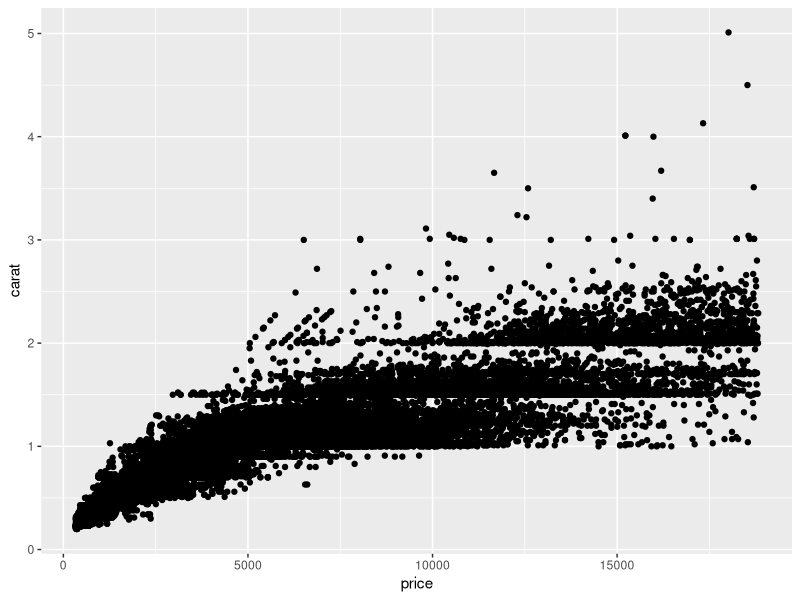
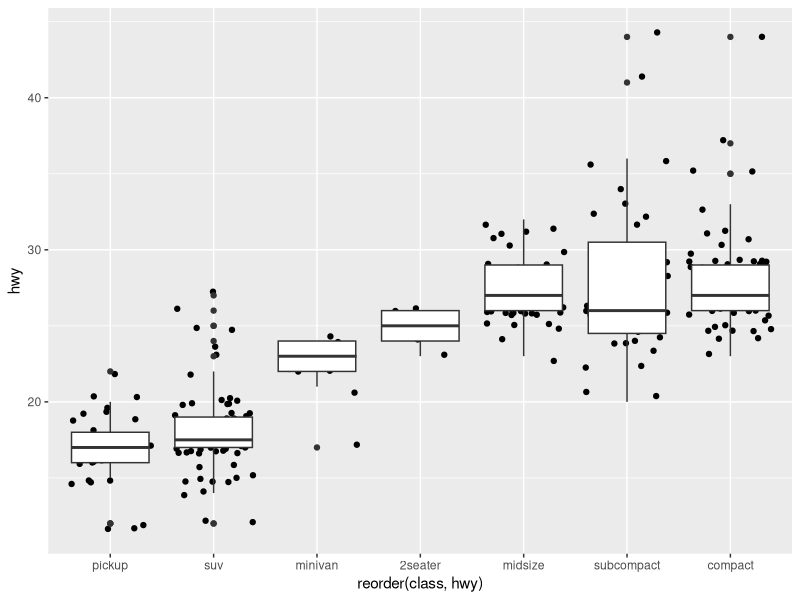
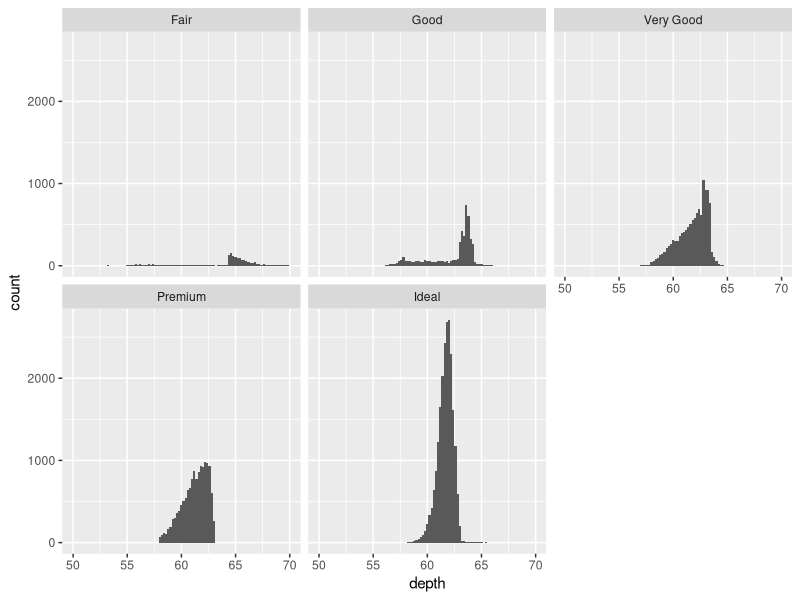
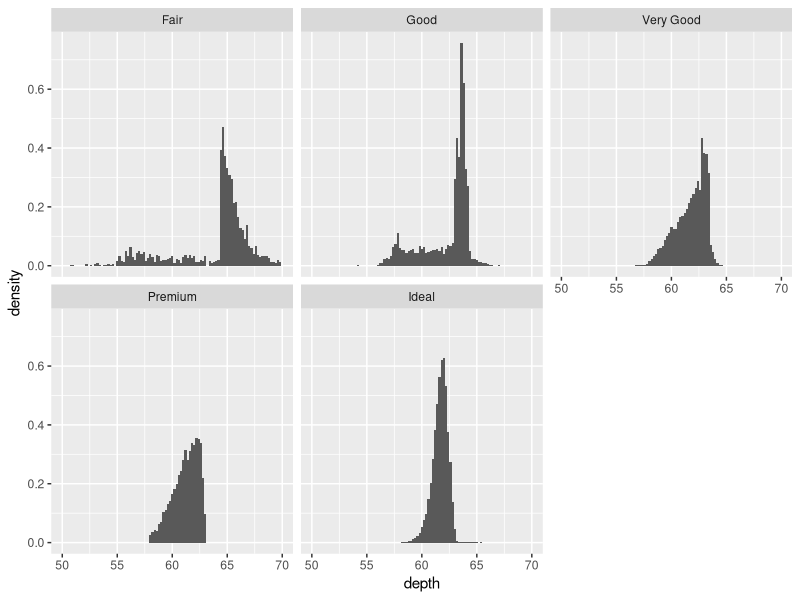
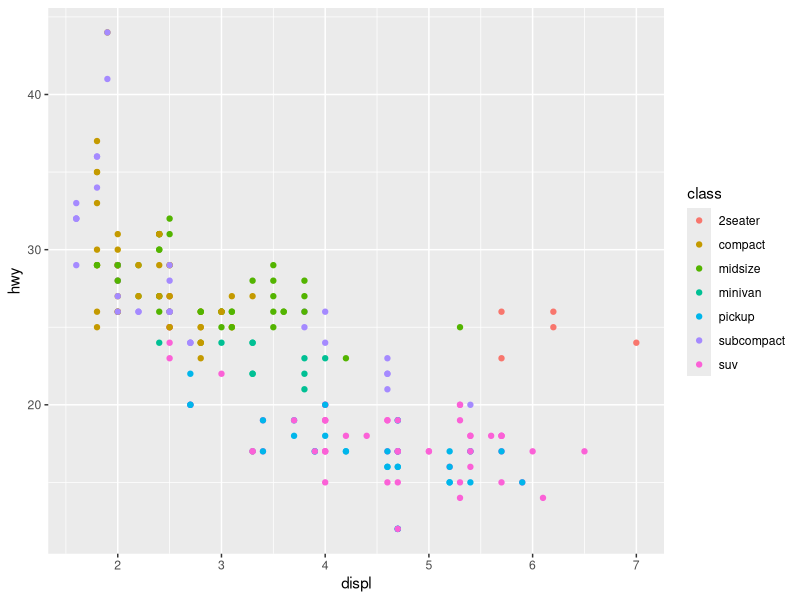
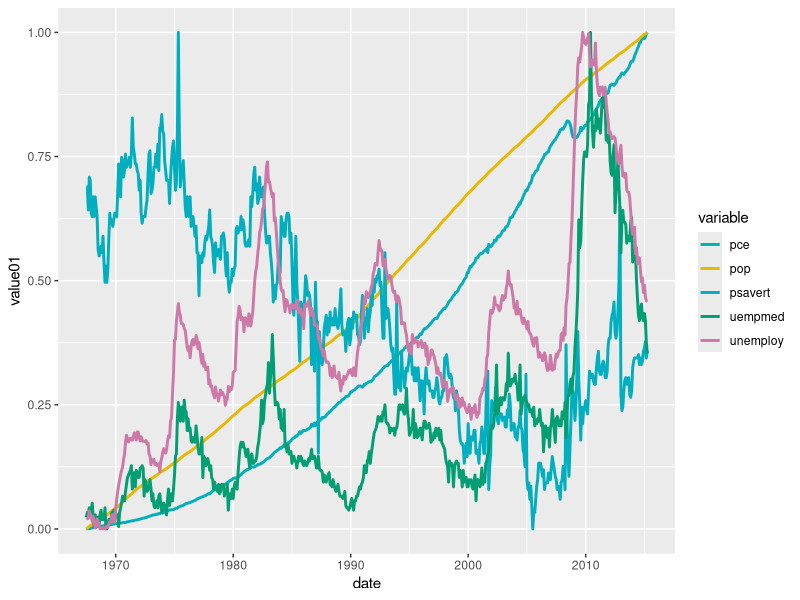

These figures' R source, in order: (Note: this script raises an error after producing the figures.)
## ---- chunk 1
install.packages("ggplot2")
library(ggplot2)

DF1 <- data.frame(diamonds)

ggplot(diamonds, aes(x = price, y = carat)) +
  geom_point()
## ---- chunk 2

DF2 <- data.frame(mpg)

ggplot(mpg, aes(reorder(class, hwy), hwy)) +
  geom_jitter() +
  geom_boxplot()

###########why reorder？
## ---- chunk 3

#Plot count
ggplot(diamonds, aes(depth)) +
  geom_histogram(aes(y = ..count..), binwidth=0.2) +
  facet_wrap(~ cut) + xlim(50, 70)

##########what ...? call function? 

#Plot density
ggplot(diamonds, aes(depth)) +
  geom_histogram(aes(y = ..density..), binwidth=0.2) +
  facet_wrap(~ cut) + xlim(50, 70)
## ---- chunk 4
ggplot(mpg, aes(displ, hwy, color = class)) +
  geom_point()

## ---- chunk 5
economics_long

DF4 <- data.frame(economics_long)
library(ggplot2)
ggplot(DF4, aes(x = date, y = value01)) + 
  geom_line(aes(color = variable), size = 1) +
  scale_color_manual(values = c("#00AFBB", "#E7B800", "#00AFBF", "#009E73", "#CC79A7"))

## ---- chunk 6
ggplot(cities, aes(long, lat)) +
  geom_path(aes(size = survivors, colour =
direction,
    group = interaction(group, direction)), data =
troops) +
  geom_text(aes(label = city), hjust = 0, vjust = 1,
size = 4)
# Polish appearance
last_plot() +
  scale_x_continuous("", limits = c(24, 39)) +
  scale_y_continuous("") +
  scale_colour_manual(values = c("grey50","red")) +
  scale_size(c(1, 10))
